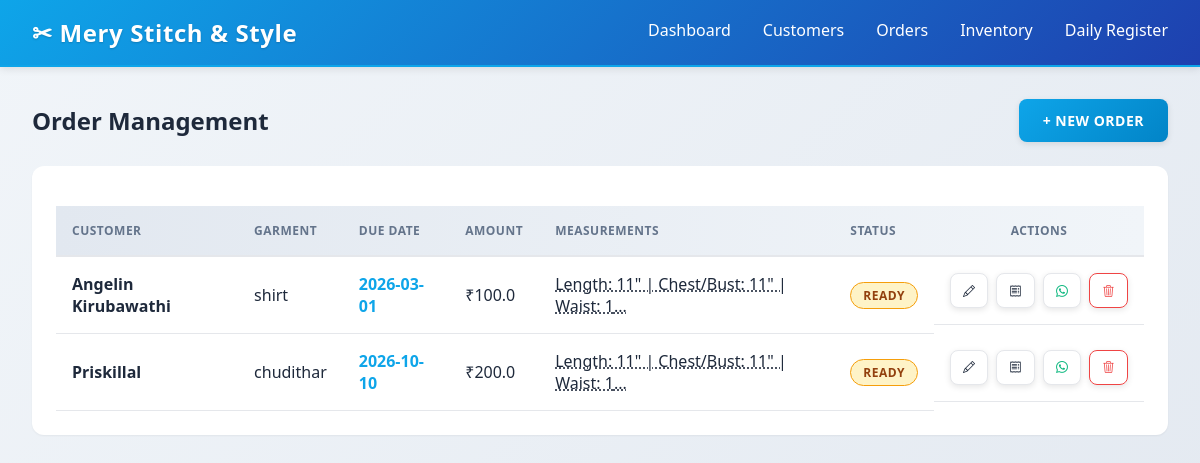
The page /orders on the database its author committed.
### tables this page shows
CREATE TABLE orders (id INTEGER PRIMARY KEY, customer_id INTEGER, garment_type TEXT, status TEXT, price REAL, paid_amount REAL, due_date DATE, measurements TEXT, created_at TIMESTAMP DEFAULT CURRENT_TIMESTAMP);

CREATE TABLE customers (id INTEGER PRIMARY KEY, name TEXT, phone TEXT, address TEXT, created_at TIMESTAMP DEFAULT CURRENT_TIMESTAMP);

### app.py (the view)
@app.route("/orders")
def list_orders():
    db = get_db()
    cur = db.cursor()
    execute_query(cur, """SELECT o.*, c.name, c.phone FROM orders o
                   JOIN customers c ON o.customer_id = c.id
                   ORDER BY o.due_date ASC""")
    orders = fetchall_dict(cur)
    db.close()
    return render_template("orders_list.html", orders=orders)

### app.py (called while the page is built)
def execute_query(cur, sql, params=None):
    if params:
        cur.execute(convert_sql(sql), params)
    else:
        cur.execute(sql)
    return cur

def fetchall_dict(cur):
    rows = cur.fetchall()
    if USE_SQLITE:
        return [dict(row) for row in rows]
    return rows

def get_db():
    try:
        if USE_SQLITE:
            conn = sqlite3.connect(DB_PATH)
            conn.row_factory = sqlite3.Row
            return conn
        else:
            conn = psycopg.connect(DATABASE_URL, row_factory=dict_row, connect_timeout=5)
            return conn
    except Exception as e:
        print(f"[ERROR] Database Error: {e}")  # Debug output
        app.logger.exception("Failed to connect to the database")
        abort(503, description=f"Database connection failed: {str(e)}")

### templates/orders_list.html
{% extends "layout.html" %}
{% block content %}
<div class="d-flex justify-content-between align-items-center mb-4">
    <h2 class="fw-bold">Order Management</h2>
    <a href="/order/new" class="btn btn-primary">+ New Order</a>
</div>
<div class="card border-0 shadow-sm p-4">
    {% if orders %}
    <div class="table-responsive">
        <table>
            <thead>
                <tr>
                    <th>Customer</th>
                    <th>Garment</th>
                    <th>Due Date</th>
                    <th>Amount</th>
                    <th>Measurements</th>
                    <th>Status</th>
                    <th class="text-center">Actions</th>
                </tr>
            </thead>
            <tbody>
                {% for o in orders %}
                <tr>
                    <td><strong>{{ o.name }}</strong></td>
                    <td>{{ o.garment_type }}</td>
                    <td class="text-primary fw-bold">{{ o.due_date }}</td>
                    <td>₹{{ o.price }}</td>
                    <td>
                        <span title="{{ o.measurements }}" style="cursor: help; text-decoration: underline dotted;">
                            {{ o.measurements[:40] }}{% if o.measurements|length > 40 %}...{% endif %}
                        </span>
                    </td>
                    <td>
                        <span class="badge {% if o.status == 'Delivered' %}badge-delivered{% else %}badge-pending{% endif %}">
                            {{ o.status }}
                        </span>
                    </td>
                    <td class="text-center" style="display: flex; gap: 0.5rem; justify-content: center;">
                        <a href="/order/{{ o.id }}/edit" class="btn btn-sm btn-light" title="Edit">
                            <i class="bi bi-pencil"></i>
                        </a>
                        <a href="/order/{{ o.id }}/bill" class="btn btn-sm btn-light" title="View Bill">
                            <i class="bi bi-receipt"></i>
                        </a>
                        <a href="/whatsapp/{{ o.id }}" class="btn btn-sm btn-light text-success" title="Send WhatsApp">
                            <i class="bi bi-whatsapp"></i>
                        </a>
                        <a href="/delete/orders/{{ o.id }}" class="btn btn-sm btn-outline-danger" onclick="return confirm('Delete this order?')" title="Delete">
                            <i class="bi bi-trash3"></i>
                        </a>
                    </td>
                </tr>
                {% endfor %}
            </tbody>
        </table>
    </div>
    {% else %}
    <p class="text-center text-muted py-4">No orders found. <a href="/order/new">Create a new order</a></p>
    {% endif %}
</div>
{% endblock %}

### templates/layout.html (shortened to what this page needs)
<!DOCTYPE html>
<html lang="en">
<head>
    <link rel="stylesheet" href="{{ url_for('static', filename='css/style.css') }}">
    <link rel="stylesheet" href="https://cdn.jsdelivr.net/npm/bootstrap-icons@1.11.1/font/bootstrap-icons.css">
</head>
<body>
    <div class="navbar">
        <h2>✂ Mery Stitch & Style</h2>
        <div class="nav-links">
            <a href="/">Dashboard</a>
            <a href="/customers">Customers</a>
            <a href="/orders">Orders</a>
            <a href="/inventory">Inventory</a>
            <a href="/receipt">Daily Register</a>
        </div>
    </div>
    <div class="container">
        {% block content %}{% endblock %}
    </div>
</body>
</html>

### rows shown on the page
orders: name "Angelin Kirubawathi", garment_type "shirt", due_date "2026-03-01", price "100.0", measurements "Length: 11\" | Chest/Bust: 11\" | Waist: 1", status "READY"
orders: name "Priskillal", garment_type "chudithar", due_date "2026-10-10", price "200.0", measurements "Length: 11\" | Chest/Bust: 11\" | Waist: 1", status "READY"
